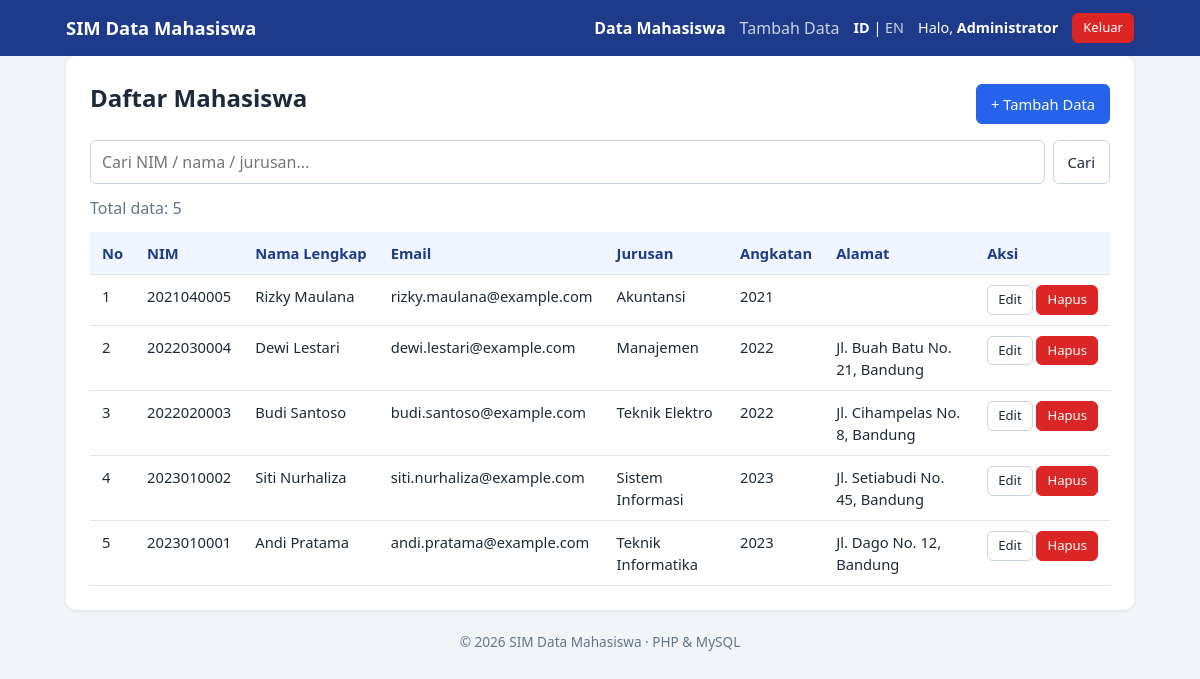
/index.php (signed in), run on the app's committed database.
### tables this page shows
CREATE TABLE mahasiswa (
  id         INT UNSIGNED NOT NULL AUTO_INCREMENT,
  nim        VARCHAR(15)  NOT NULL,
  nama       VARCHAR(100) NOT NULL,
  email      VARCHAR(100) NOT NULL,
  jurusan    VARCHAR(50)  NOT NULL,
  angkatan   SMALLINT UNSIGNED NOT NULL,
  alamat     VARCHAR(255) DEFAULT NULL,
  created_at TIMESTAMP    NOT NULL DEFAULT CURRENT_TIMESTAMP,
  updated_at TIMESTAMP    NOT NULL DEFAULT CURRENT_TIMESTAMP ON UPDATE CURRENT_TIMESTAMP,
  PRIMARY KEY (id),
  UNIQUE KEY uq_mahasiswa_nim (nim)
);

### includes/functions.php (called while the page is built, shortened)
<?php
function e($value): string
{
    return htmlspecialchars((string)$value, ENT_QUOTES, 'UTF-8');
}
function is_logged_in(): bool
{
    return !empty($_SESSION['user_id']);
}

### includes/lang.php (called while the page is built, shortened)
<?php
function t(string $key, ...$args): string
{
    $text = $GLOBALS['TRANSLATIONS'][$key] ?? $key;
    return $args ? vsprintf($text, $args) : $text;
}

### config/database.php (called while the page is built, shortened)
<?php
function db(): mysqli
{
    static $conn = null;
    if ($conn === null) {
        try {
            $conn = new mysqli(DB_HOST, DB_USER, DB_PASS, DB_NAME);
            $conn->set_charset('utf8mb4');
        } catch (mysqli_sql_exception $e) {
            http_response_code(500);
            die('Koneksi database gagal / Database connection failed. '
              . 'Pastikan MySQL Laragon berjalan & database "' . DB_NAME . '" sudah di-import.');
        }
    }
    return $conn;
}

### index.php (the view, shortened to what this page needs)
<?php
require_once __DIR__ . '/includes/init.php';
$q = trim((string)($_GET['q'] ?? ''));
if ($q !== '') {
    $like = '%' . $q . '%';
    $stmt = db()->prepare('SELECT * FROM mahasiswa WHERE nim LIKE ? OR nama LIKE ? OR jurusan LIKE ? ORDER BY id DESC');
    $stmt->bind_param('sss', $like, $like, $like);
} else {
    $stmt = db()->prepare('SELECT * FROM mahasiswa ORDER BY id DESC');
}
$stmt->execute();
$rows = $stmt->get_result()->fetch_all(MYSQLI_ASSOC);
require __DIR__ . '/partials/header.php';
?>
<div class="card">
    <div class="card-head">
        <h1><?= e(t('list_title')) ?></h1>
        <a href="create.php" class="btn btn-primary">+ <?= e(t('nav_add')) ?></a>
    </div>
    <form method="GET" action="index.php" class="search">
        <input type="text" name="q" value="<?= e($q) ?>" placeholder="<?= e(t('search_placeholder')) ?>">
        <button type="submit" class="btn"><?= e(t('btn_search')) ?></button>
    </form>
    <p class="muted"><?= e(t('total_data', count($rows))) ?></p>
    <div class="table-wrap">
    <table>
        <thead>
            <tr>
                <th><?= e(t('no')) ?></th>
                <th><?= e(t('f_nim')) ?></th>
                <th><?= e(t('f_nama')) ?></th>
                <th><?= e(t('f_email')) ?></th>
                <th><?= e(t('f_jurusan')) ?></th>
                <th><?= e(t('f_angkatan')) ?></th>
                <th><?= e(t('f_alamat')) ?></th>
                <th><?= e(t('actions')) ?></th>
            </tr>
        </thead>
        <tbody>
        <?php if (!$rows): ?>
            <tr><td colspan="8" class="center muted"><?= e(t('no_data')) ?></td></tr>
        <?php else: ?>
            <?php foreach ($rows as $i => $r): ?>
            <tr>
                <td><?= $i + 1 ?></td>
                <td><?= e($r['nim']) ?></td>
                <td><?= e($r['nama']) ?></td>
                <td><?= e($r['email']) ?></td>
                <td><?= e($r['jurusan']) ?></td>
                <td><?= e($r['angkatan']) ?></td>
                <td><?= e($r['alamat']) ?></td>
                <td class="actions">
                    <a href="edit.php?id=<?= (int)$r['id'] ?>" class="btn btn-small"><?= e(t('btn_edit')) ?></a>
                    <form method="POST" action="delete.php" class="inline"
                          onsubmit="return confirm('<?= e(addslashes(t('confirm_delete'))) ?>');">
                        <button type="submit" class="btn btn-small btn-danger"><?= e(t('btn_delete')) ?></button>
                    </form>
                </td>
            </tr>
            <?php endforeach; ?>
        <?php endif; ?>
        </tbody>
    </table>
    </div>
</div>
<?php require __DIR__ . '/partials/footer.php'; ?>

### partials/header.php (shortened to what this page needs)
<?php
$showNav = $showNav ?? true;
$self    = basename($_SERVER['PHP_SELF']);
?>
<!DOCTYPE html>
<html lang="<?= e($_SESSION['lang']) ?>">
<head>
    <link rel="stylesheet" href="assets/style.css">
</head>
<body>
<header class="topbar">
    <div class="container topbar-inner">
        <a class="brand" href="<?= is_logged_in() ? 'index.php' : 'login.php' ?>"><?= e(t('app_title')) ?></a>
        <nav class="nav">
            <?php if ($showNav && is_logged_in()): ?>
                <a href="index.php" class="<?= $self === 'index.php' ? 'active' : '' ?>"><?= e(t('nav_data')) ?></a>
                <a href="create.php" class="<?= $self === 'create.php' ? 'active' : '' ?>"><?= e(t('nav_add')) ?></a>
            <?php endif; ?>
            <span class="lang">
                <a href="set_lang.php?lang=id" class="<?= $_SESSION['lang'] === 'id' ? 'active' : '' ?>">ID</a> |
                <a href="set_lang.php?lang=en" class="<?= $_SESSION['lang'] === 'en' ? 'active' : '' ?>">EN</a>
            </span>
            <?php if ($showNav && is_logged_in()): ?>
                <span class="user"><?= e(t('hello')) ?>, <strong><?= e($_SESSION['nama'] ?? '') ?></strong></span>
                <a href="logout.php" class="btn btn-small btn-danger"><?= e(t('nav_logout')) ?></a>
            <?php endif; ?>
        </nav>
    </div>
</header>
<main class="container">

### partials/footer.php
</main>
<footer class="footer">
    <div class="container">&copy; <?= date('Y') ?> <?= e(t('app_title')) ?> &middot; PHP &amp; MySQL</div>
</footer>
</body>
</html>

### assets/style.css (style rules this page uses)
* { box-sizing:border-box }
body { margin:0;font-family:"Segoe UI",Tahoma,Arial,sans-serif;background:#f1f5f9;color:#1e293b;line-height:1.5 }
.container { max-width:1100px;margin:0 auto;padding:0 16px }
.topbar { background:#1e3a8a;color:#fff }
.topbar-inner { display:flex;justify-content:space-between;align-items:center;min-height:56px;flex-wrap:wrap;gap:8px }
.brand { color:#fff;font-weight:700;font-size:1.15rem;text-decoration:none }
.nav { display:flex;align-items:center;gap:14px;flex-wrap:wrap }
.nav a { color:#cbd5e1;text-decoration:none }
.nav a.active { color:#fff;font-weight:700 }
.nav a.btn { color:#fff }
.lang { font-size:.9rem }
.user { font-size:.9rem }
main { padding:24px 16px;min-height:70vh }
.card { background:#fff;border-radius:10px;padding:24px;box-shadow:0 1px 4px rgba(0,0,0,.08) }
.card-head { display:flex;justify-content:space-between;align-items:center;gap:8px }
h1 { margin:0 0 12px;font-size:1.5rem }
.muted { color:#64748b;margin:4px 0 12px }
input[type=text],input[type=password],select,textarea { width:100%;padding:9px 11px;border:1px solid #cbd5e1;border-radius:6px;font:inherit }
.btn { display:inline-block;padding:8px 14px;border:1px solid #cbd5e1;border-radius:6px;background:#fff;color:#1e293b;cursor:pointer;text-decoration:none;font:inherit;font-size:.92rem }
.btn-primary { background:#2563eb;border-color:#2563eb;color:#fff }
.btn-danger { background:#dc2626;border-color:#dc2626;color:#fff }
.btn-small { padding:4px 10px;font-size:.82rem }
.search { display:flex;gap:8px;margin:12px 0 }
.search input { flex:1 }
.table-wrap { overflow-x:auto }
table { width:100%;border-collapse:collapse;font-size:.92rem }
th,td { padding:10px 12px;border-bottom:1px solid #e2e8f0;text-align:left;vertical-align:top }
thead th { background:#eff6ff;color:#1e3a8a;white-space:nowrap }
td.actions { white-space:nowrap }
form.inline { display:inline }
.footer { text-align:center;color:#64748b;font-size:.85rem;padding:16px 0 }

### data on the page
mahasiswa: nim "2021040005", nama "Rizky Maulana", email "rizky.maulana@example.com", jurusan "Akuntansi", angkatan "2021"
mahasiswa: nim "2022030004", nama "Dewi Lestari", email "dewi.lestari@example.com", jurusan "Manajemen", angkatan "2022", alamat "Jl. Buah Batu No. 21, Bandung"
mahasiswa: nim "2022020003", nama "Budi Santoso", email "budi.santoso@example.com", jurusan "Teknik Elektro", angkatan "2022", alamat "Jl. Cihampelas No. 8, Bandung"
mahasiswa: nim "2023010002", nama "Siti Nurhaliza", email "siti.nurhaliza@example.com", jurusan "Sistem Informasi", angkatan "2023", alamat "Jl. Setiabudi No. 45, Bandung"
mahasiswa: nim "2023010001", nama "Andi Pratama", email "andi.pratama@example.com", jurusan "Teknik Informatika", angkatan "2023", alamat "Jl. Dago No. 12, Bandung"

### other printed values
t('app_title') "SIM Data Mahasiswa"
t('nav_data') "Data Mahasiswa"
t('nav_add') "Tambah Data"
t('hello') "Halo"
$_SESSION['nama'] "Administrator"
t('nav_logout') "Keluar"
t('list_title') "Daftar Mahasiswa"
t('btn_search') "Cari"
t('total_data', count($rows)) "Total data: 5"
t('no') "No"
t('f_nim') "NIM"
t('f_nama') "Nama Lengkap"
t('f_email') "Email"
t('f_jurusan') "Jurusan"
t('f_angkatan') "Angkatan"
